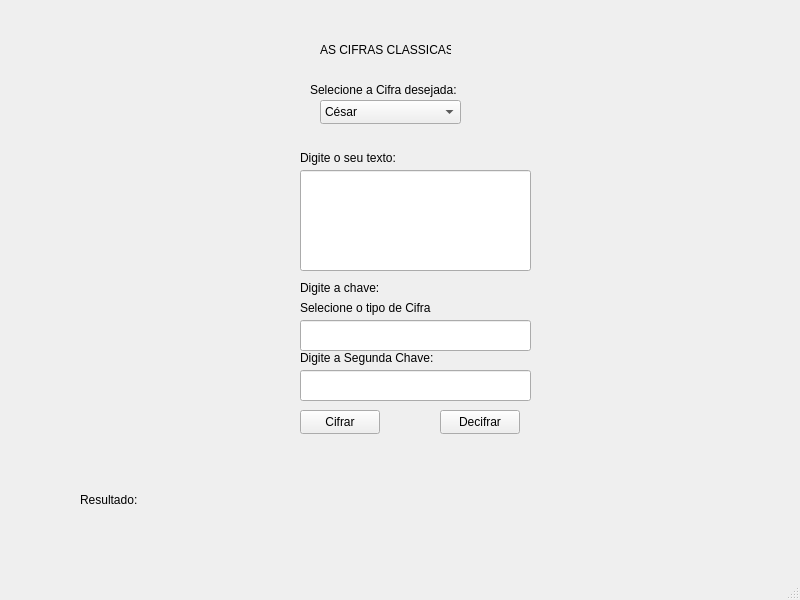
<?xml version="1.0" encoding="UTF-8"?>
<ui version="4.0">
 <class>MainWindow</class>
 <widget class="QMainWindow" name="MainWindow">
  <property name="geometry">
   <rect>
    <x>0</x>
    <y>0</y>
    <width>800</width>
    <height>600</height>
   </rect>
  </property>
  <property name="windowTitle">
   <string>MainWindow</string>
  </property>
  <widget class="QWidget" name="centralwidget">
   <widget class="QComboBox" name="comboCifras">
    <property name="geometry">
     <rect>
      <x>320</x>
      <y>100</y>
      <width>141</width>
      <height>24</height>
     </rect>
    </property>
    <item>
     <property name="text">
      <string>César</string>
     </property>
    </item>
    <item>
     <property name="text">
      <string>Monoalfabética</string>
     </property>
    </item>
    <item>
     <property name="text">
      <string>Playfair</string>
     </property>
    </item>
    <item>
     <property name="text">
      <string>Hill (2x2)</string>
     </property>
    </item>
    <item>
     <property name="text">
      <string>Vigenere</string>
     </property>
    </item>
    <item>
     <property name="text">
      <string>Vernam</string>
     </property>
    </item>
    <item>
     <property name="text">
      <string>One-Time Pad</string>
     </property>
    </item>
    <item>
     <property name="text">
      <string>Transposição (Rail Fence)</string>
     </property>
    </item>
    <item>
     <property name="text">
      <string>Transposição por Colunas</string>
     </property>
    </item>
    <item>
     <property name="text">
      <string>Dupla Transposição</string>
     </property>
    </item>
    <item>
     <property name="text">
      <string>Cifra - Jean Arruda</string>
     </property>
    </item>
   </widget>
   <widget class="QLabel" name="label">
    <property name="geometry">
     <rect>
      <x>300</x>
      <y>150</y>
      <width>161</width>
      <height>16</height>
     </rect>
    </property>
    <property name="text">
     <string>Digite o seu texto:</string>
    </property>
   </widget>
   <widget class="QLineEdit" name="entradaTexto">
    <property name="geometry">
     <rect>
      <x>300</x>
      <y>170</y>
      <width>231</width>
      <height>101</height>
     </rect>
    </property>
   </widget>
   <widget class="QLabel" name="label_2">
    <property name="geometry">
     <rect>
      <x>300</x>
      <y>280</y>
      <width>131</width>
      <height>16</height>
     </rect>
    </property>
    <property name="text">
     <string>Digite a chave:</string>
    </property>
   </widget>
   <widget class="QLineEdit" name="entradaChave">
    <property name="geometry">
     <rect>
      <x>300</x>
      <y>320</y>
      <width>231</width>
      <height>31</height>
     </rect>
    </property>
   </widget>
   <widget class="QPushButton" name="btnCifrar">
    <property name="geometry">
     <rect>
      <x>300</x>
      <y>410</y>
      <width>80</width>
      <height>24</height>
     </rect>
    </property>
    <property name="text">
     <string>Cifrar</string>
    </property>
   </widget>
   <widget class="QPushButton" name="btnDecifrar">
    <property name="geometry">
     <rect>
      <x>440</x>
      <y>410</y>
      <width>80</width>
      <height>24</height>
     </rect>
    </property>
    <property name="text">
     <string>Decifrar</string>
    </property>
   </widget>
   <widget class="QLabel" name="resultadoLabel">
    <property name="geometry">
     <rect>
      <x>80</x>
      <y>440</y>
      <width>671</width>
      <height>121</height>
     </rect>
    </property>
    <property name="text">
     <string>&lt;html&gt;&lt;head/&gt;&lt;body&gt;&lt;p&gt;Resultado:&lt;/p&gt;&lt;/body&gt;&lt;/html&gt;</string>
    </property>
   </widget>
   <widget class="QLabel" name="labelChave">
    <property name="geometry">
     <rect>
      <x>300</x>
      <y>300</y>
      <width>271</width>
      <height>16</height>
     </rect>
    </property>
    <property name="text">
     <string>Selecione o tipo de Cifra</string>
    </property>
   </widget>
   <widget class="QLabel" name="label_3">
    <property name="geometry">
     <rect>
      <x>320</x>
      <y>40</y>
      <width>131</width>
      <height>20</height>
     </rect>
    </property>
    <property name="text">
     <string>AS CIFRAS CLASSICAS</string>
    </property>
   </widget>
   <widget class="QLabel" name="label_4">
    <property name="geometry">
     <rect>
      <x>310</x>
      <y>80</y>
      <width>151</width>
      <height>20</height>
     </rect>
    </property>
    <property name="text">
     <string>Selecione a Cifra desejada:</string>
    </property>
   </widget>
   <widget class="QLabel" name="labelAviso">
    <property name="geometry">
     <rect>
      <x>130</x>
      <y>430</y>
      <width>611</width>
      <height>41</height>
     </rect>
    </property>
    <property name="text">
     <string/>
    </property>
   </widget>
   <widget class="QLineEdit" name="entradaChave2">
    <property name="enabled">
     <bool>true</bool>
    </property>
    <property name="geometry">
     <rect>
      <x>300</x>
      <y>370</y>
      <width>231</width>
      <height>31</height>
     </rect>
    </property>
   </widget>
   <widget class="QLabel" name="labelChave2">
    <property name="enabled">
     <bool>true</bool>
    </property>
    <property name="geometry">
     <rect>
      <x>300</x>
      <y>350</y>
      <width>181</width>
      <height>16</height>
     </rect>
    </property>
    <property name="text">
     <string>Digite a Segunda Chave:</string>
    </property>
   </widget>
  </widget>
  <widget class="QMenuBar" name="menubar">
   <property name="geometry">
    <rect>
     <x>0</x>
     <y>0</y>
     <width>800</width>
     <height>21</height>
    </rect>
   </property>
  </widget>
  <widget class="QStatusBar" name="statusbar"/>
 </widget>
 <resources/>
 <connections/>
</ui>
